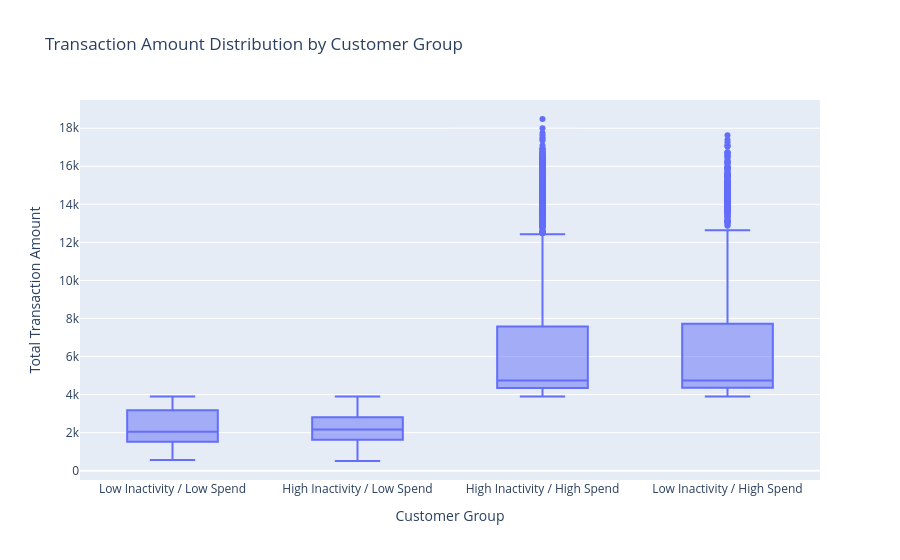

Notebook source saved alongside this figure:
### Code cell
sns.set_style('whitegrid')
plt.figure(figsize=(12,6))
fig = px.box(
    df_clean,
    x='Customer_Group',
    y='Total_Trans_Amt',
    title= 'Transaction Amount Distribution by Customer Group',
    labels={
        'Customer_Group': 'Customer Group',
        'Total_Trans_Amt': 'Total Transaction Amount '
    }
)

fig.show()

### Figure 1 — Plotly figure (JSON) as saved in the notebook; plotly's stock layout.template omitted (floating-point values rounded to 4 significant figures; data arrays with more than 128 entries replaced by an {"elided": "..."} marker saying what was removed)
{"data": [{"alignmentgroup": "True", "hovertemplate": "Customer Group=%{x}<br>Total Transaction Amount =%{y}<extra></extra>", "legendgroup": "", "marker": {"color": "#636efa"}, "name": "", "notched": false, "offsetgroup": "", "orientation": "v", "showlegend": false, "type": "box", "x": {"elided": "10127 str values"}, "x0": " ", "xaxis": "x", "y": {"elided": "10127 int values"}, "y0": " ", "yaxis": "y"}], "layout": {"boxmode": "group", "legend": {"tracegroupgap": 0}, "title": {"text": "Transaction Amount Distribution by Customer Group"}, "xaxis": {"anchor": "y", "domain": [0, 1], "title": {"text": "Customer Group"}}, "yaxis": {"anchor": "x", "domain": [0, 1], "title": {"text": "Total Transaction Amount "}}}}
